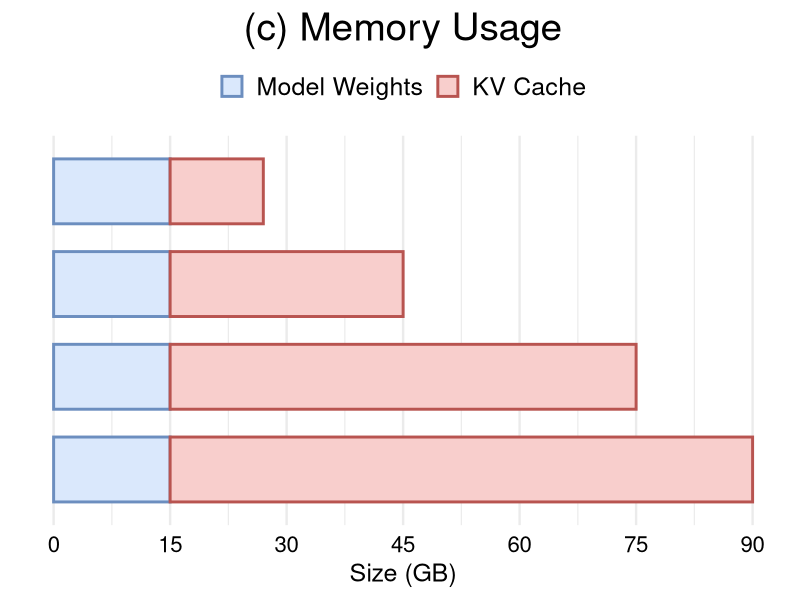

This figure's R source:
library(tidyverse)

data <- tribble(
  ~tokens, ~component,       ~memory,
  "100K",  "Model Weights",  15,
  "100K",  "KV Cache",       12,
  "200K",  "Model Weights",  15,
  "200K",  "KV Cache",       30,
  "300K",  "Model Weights",  15,
  "300K",  "KV Cache",       60,
  "400K",  "Model Weights",  15,
  "400K",  "KV Cache",       75,
)

data <- data %>%
  mutate(
    tokens = fct_rev(fct_inorder(tokens)),
    component = fct_relevel(component, "Model Weights", "KV Cache")
  )

fig <- ggplot(data, aes(x = memory, y = tokens, fill = component, colour = component)) +
  geom_col(width = 0.7, linewidth = 1, position = position_stack(reverse = TRUE)) +
  scale_fill_manual(
    values = c("Model Weights" = "#DAE8FC", "KV Cache" = "#F8CECC"),
  ) +
  scale_colour_manual(
    values = c("Model Weights" = "#6C8EBF", "KV Cache" = "#B85450"),
  ) +
  scale_x_continuous(
    limits = c(0, 90),
    breaks = seq(0, 90, by = 15),
  ) +
  labs(x = "Size (GB)", y = NULL, title = "(c) Memory Usage") +
  theme_minimal(base_size = 18) +
  theme(
    plot.title = element_text(size = 28, hjust = 0.5),
    legend.position = "top",
    legend.title = element_blank(),
    legend.text = element_text(size = 18),
    axis.text.x = element_text(size = 16, colour = "black"),
    axis.text.y = element_blank(),
    panel.grid.major.y = element_blank(),
  )

ggsave("breakdown_2.pdf", fig, width = 4.7, height = 4.3, units = "in")
